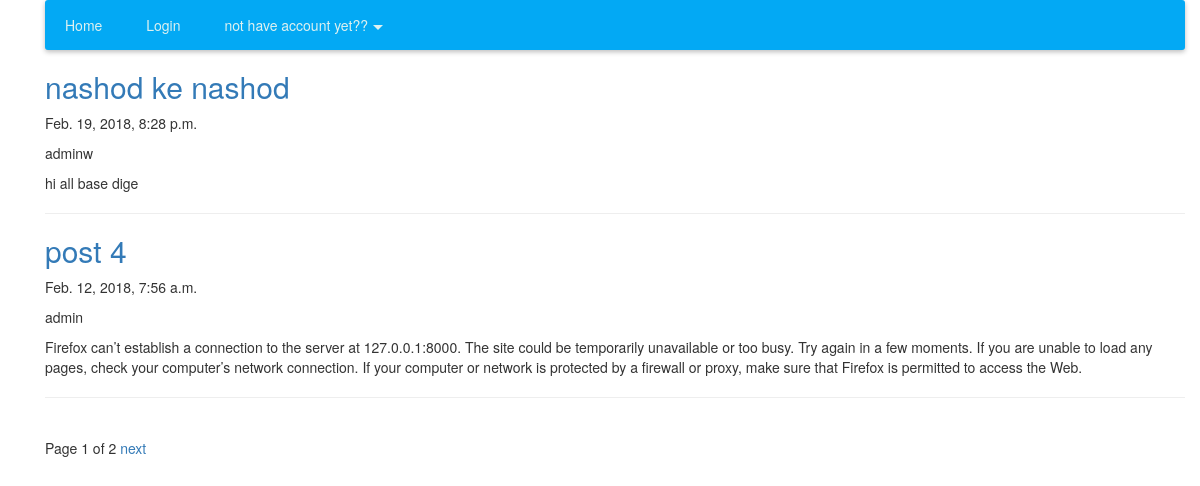
The page / on the database its author committed.
### bigass/models.py (models this page shows, shortened)
class Post(models.Model):
    owner = models.ForeignKey("auth.user",on_delete=models.CASCADE)
    title = models.CharField(max_length=100)
    body = models.TextField()
    createtime=models.DateTimeField(auto_now_add=True)
    updatetime=models.DateTimeField(auto_now=True)
    class Meta:
        ordering = ['-updatetime']

### bigass/views.py (the view)
# urls.py: path('', views.BlogListView.as_view(),name="home",),
class BlogListView(ListView):
    model = Post
    template_name= 'home.html'
    paginate_by = 2

### templates/home.html
{% extends 'base.html' %}
    {% block content %}
        {% for post in object_list %}
            <div class="post-entry">
                <h2><a href="{% url 'detail' post.pk %}">{{ post.title }}</a></h2>
                <p>{{post.createtime}}</p>
                <p>{{post.owner}}</p>
                <p>{{ post.body }}</p>
            </div>
        <hr>
        {% endfor %}
    {% endblock content%}

### templates/base.html (shortened to what this page needs)
{% load staticfiles %}
<!DOCTYPE html>
<html>
    <head>
        <link rel="stylesheet" href="{% static 'css/base.css' %}">
        <link rel="stylesheet" href="https://maxcdn.bootstrapcdn.com/bootstrap/3.3.7/css/bootstrap.min.css">
    </head>
    <body>
        <div class="container">
                <div id="main">
                        <div class="container">
                          <nav>
                            <div class="nav-fostrap">
                              <ul>
                                <li><a href="/">Home</a></li>
                                {% if not user.is_authenticated %}
                                <li><a href="{% url 'login' %}">Login</a></li>
                                {%endif%}
                                {% if not user.is_authenticated %}
                                 <li><a href="javascript:void(0)">not have account yet??  <span class="arrow-down"></span></a>
                                </li>
                                {%endif%}
                            </div>
                          </nav>
                          <div class='content'>
                                {% block content%}
                                {% endblock content %}
                                {% if is_paginated %}
                                  <div class="pagination">
                                      <span class="page-links">
                                          <span class="page-current">
                                              Page {{ page_obj.number }} of {{ page_obj.paginator.num_pages }}
                                          </span>
                                          {% if page_obj.has_next %}
                                              <a href="?page={{ page_obj.next_page_number }}">next</a>
                                          {% endif %}
                                      </span>
                                  </div>
                               {% endif %}
                          </div>
                      </div>
                      </div>
        </div>
    </body>
</html>

### static/css/base.css (style rules this page uses)
* { margin: 0; padding: 0; -webkit-box-sizing: border-box; -moz-box-sizing: border-box; -ms-box-sizing: border-box; box-sizing: border-box; }
body { background: #F0F0F0; font-size: 15px; color: #666; font-family: 'Roboto', sans-serif; }
.content { height: 200px; }
a { text-decoration: none; }
.container { max-width: 1200px; margin: 0 auto; width: 100%; }
.nav-fostrap { display: block; margin-bottom: 15px 0; background: #03A9F4; -webkit-box-shadow: 0 2px 5px 0 rgba(0, 0, 0, 0.26); -moz-box-shadow: 0 2px 5px 0 rgba(0, 0, 0, 0.26); -ms-box-shadow: 0 2px 5px 0 rgba(0, 0, 0, 0.26); -o-box-shadow: 0 2px 5px 0 rgba(0, 0, 0, 0.26); box-shadow: 0 2px 5px 0 rgba(0, 0, 0, 0.26); border-radius: 3px; }
.nav-fostrap ul { list-style-type: none; margin: 0; padding: 0; display: block; }
.nav-fostrap li { list-style-type: none; margin: 0; padding: 0; display: inline-block; position: relative; font-size: 14; color: #def1f0; }
.nav-fostrap li a { padding: 15px 20px; font-size: 14; color: #def1f0; display: inline-block; outline: 0; font-weight: 400; text-decoration: none; }
.arrow-down { width: 0; height: 0; border-left: 5px solid transparent; border-right: 5px solid transparent; border-top: 5px solid #def1f0; position: relative; top: 15px; right: -5px; content: ''; }

### rows shown on the page
Post: title "nashod ke nashod", createtime "Feb. 19, 2018, 8:28 p.m.", owner "adminw", body "hi all base dige"
Post: title "post 4", createtime "Feb. 12, 2018, 7:56 a.m.", owner "admin", body "Firefox can’t establish a connection to the server at 127.0.0.1:8000. The site could be temporarily unavailable or too busy. Try again in a few moments. If you are unable to load any pages, check your computer’s network connection. If your computer or network is protected by a firewall or proxy, make sure that Firefox is permitted to access the Web."

### other values the page prints
{{ page_obj.number }} "1"
{{ page_obj.paginator.num_pages }} "2"
